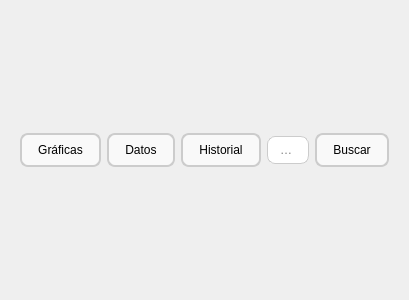
<?xml version="1.0" encoding="UTF-8"?>
<ui version="4.0">
 <class>Form</class>
 <widget class="QWidget" name="Form">
  <property name="geometry">
   <rect>
    <x>0</x>
    <y>0</y>
    <width>400</width>
    <height>300</height>
   </rect>
  </property>
  <property name="windowTitle">
   <string>Form</string>
  </property>
  <property name="styleSheet">
   <string notr="true">/* Header completo: botones + buscador */
QPushButton {
    padding: 8px 16px;
    border: 2px solid #ccc;
    border-radius: 8px;
    background-color: #f9f9f9;
}
QPushButton:hover {
    border: 2px solid #7db9e8;
    background-color: #f1f1f1;
}
QPushButton:checked {
    background-color: #4CAF50;
    color: white;
    border: 2px solid #4CAF50;
}

QLineEdit {
    padding: 5px 10px;
    border: 1px solid #ccc;
    border-radius: 8px;
}
</string>
  </property>
  <layout class="QHBoxLayout" name="horizontalLayout_2">
   <item>
    <widget class="QWidget" name="widget" native="true">
     <layout class="QHBoxLayout" name="horizontalLayout">
      <item>
       <widget class="QPushButton" name="btnHome">
        <property name="text">
         <string>Gráficas</string>
        </property>
        <property name="checkable">
         <bool>true</bool>
        </property>
       </widget>
      </item>
      <item>
       <widget class="QPushButton" name="btnDatos">
        <property name="text">
         <string>Datos</string>
        </property>
        <property name="checkable">
         <bool>true</bool>
        </property>
       </widget>
      </item>
      <item>
       <widget class="QPushButton" name="btnHistorial">
        <property name="text">
         <string>Historial</string>
        </property>
        <property name="checkable">
         <bool>true</bool>
        </property>
       </widget>
      </item>
      <!-- Campo de texto para la búsqueda -->
      <item>
       <widget class="QLineEdit" name="lineEdit">
        <property name="placeholderText">
         <string>Buscar...</string>
        </property>
        <property name="minimumHeight">
         <number>35</number>
        </property>
        <property name="maximumWidth">
         <number>500</number>
        </property>
       </widget>
      </item>
      <!-- Botón de búsqueda -->
      <item>
       <widget class="QPushButton" name="btnBuscar">
        <property name="text">
         <string>Buscar</string>
        </property>
       </widget>
      </item>
     </layout>
    </widget>
   </item>
  </layout>
 </widget>
</ui>
